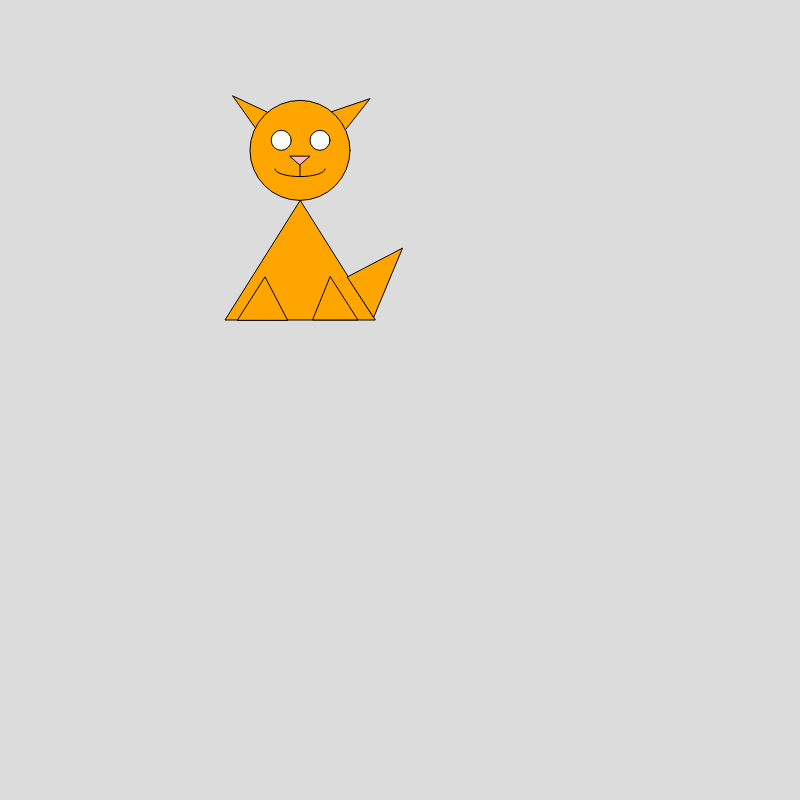
Frame 1 (no input)
Frame 60 (no input): identical to frame 1, image omitted
Frame 120 (the mouse pressed at the canvas centre since frame 60): identical to frame 1, image omitted

The p5.js sketch that drew this single still picture (run headless with seeded random() and noise() and a simulated clock; from frame 60 on, the mouse is pressed at the canvas centre):

// p5.js sketch
// ── sketch.js
let j 
let k
let Ong
let oNg
let p
let n
let m
let g
let l
let f
let e
function setup() {
  createCanvas(800, 800);
   j = 800
   k = 110
   Ong = 255
   oNg = 165
   onG = 0
   p = 320
   n = 175
   m = 20
   g = 230
   l = 260
   f = 550
   e = 650
}
function draw(){
  esb(220,90,200,230)
}


function esb(x,y,w,h) {
  background(220);
  stroke(0)
  fill(Ong, oNg, onG)
  beginShape()
  vertex(x+270/j*w, y+k/j*h)
  vertex(x+50/j*w, y+20/j*h)
  vertex(x+140/j*w, y+130/j*h)
  endShape()
  beginShape()
  vertex(x+330/j*w, y+k/j*h)
  vertex(x+600/j*w, y+30/j*h)
  vertex(x+505/j*w, y+155/j*w)
  endShape()
  circle(x+p/j*w, y+210/j*h, 100)
  fill(Ong)
  circle(x+245/j*w, y+n/j*h, m)
  circle(x+400/j*w, y+n/j*h, m)
  fill (Ong, oNg+17, onG+193)
  triangle(x+280/j*w, y+g/j*h, x+360/j*w, y+g/j*h, x+p/j*w, y+l/j*h)
  line (x+p/j*w, y+300/j*h, x+p/j*w, y+l/j*h)
  noFill()
  arc(x+p/j*w, y+275/j*h, w-150, h-215, 0, PI)
  fill(Ong, oNg, onG)
  triangle(x+p/j*w, y+385/j*h, x+m/j*w, y+h, x+620/j*w, y+h)
  triangle(x+70/j*w, y+h, x+180/j*w, y+e/j*h, x+270/j*w, y+h)
  triangle(x+f/j*w, y+h, x+370/j*w, y+h, x+440/j*w, y+e/j*h)
  triangle(x+510/j*w, y+e/j*h, x+730/j*w, y+f/j*h, x+615/j*w, y+790/j*h)
}
